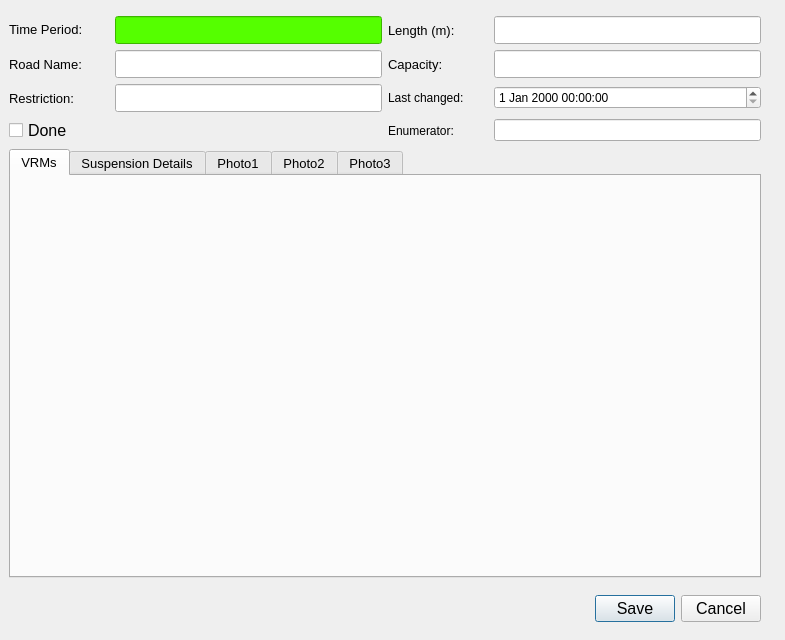
<?xml version="1.0" encoding="UTF-8"?>
<ui version="4.0">
 <class>Dialog</class>
 <widget class="QDialog" name="Dialog">
  <property name="geometry">
   <rect>
    <x>0</x>
    <y>0</y>
    <width>785</width>
    <height>640</height>
   </rect>
  </property>
  <property name="minimumSize">
   <size>
    <width>500</width>
    <height>640</height>
   </size>
  </property>
  <property name="maximumSize">
   <size>
    <width>1024</width>
    <height>1024</height>
   </size>
  </property>
  <property name="font">
   <font>
    <family>Arial</family>
   </font>
  </property>
  <property name="windowTitle">
   <string>Dialog</string>
  </property>
  <property name="sizeGripEnabled">
   <bool>false</bool>
  </property>
  <widget class="QWidget" name="layoutWidget">
   <property name="geometry">
    <rect>
     <x>9</x>
     <y>16</y>
     <width>752</width>
     <height>618</height>
    </rect>
   </property>
   <layout class="QGridLayout" name="gridLayout_11">
    <item row="0" column="0">
     <layout class="QGridLayout" name="gridLayout_3">
      <item row="1" column="3">
       <widget class="QLineEdit" name="Capacity">
        <property name="minimumSize">
         <size>
          <width>140</width>
          <height>28</height>
         </size>
        </property>
       </widget>
      </item>
      <item row="5" column="0">
       <widget class="QCheckBox" name="Done">
        <property name="minimumSize">
         <size>
          <width>100</width>
          <height>25</height>
         </size>
        </property>
        <property name="maximumSize">
         <size>
          <width>1024</width>
          <height>25</height>
         </size>
        </property>
        <property name="font">
         <font>
          <family>Arial</family>
          <pointsize>12</pointsize>
         </font>
        </property>
        <property name="text">
         <string>Done</string>
        </property>
       </widget>
      </item>
      <item row="5" column="3">
       <widget class="QLineEdit" name="Enumerator"/>
      </item>
      <item row="4" column="0">
       <widget class="QLabel" name="label_2">
        <property name="minimumSize">
         <size>
          <width>80</width>
          <height>22</height>
         </size>
        </property>
        <property name="maximumSize">
         <size>
          <width>1024</width>
          <height>22</height>
         </size>
        </property>
        <property name="font">
         <font>
          <family>Arial</family>
          <pointsize>10</pointsize>
         </font>
        </property>
        <property name="text">
         <string>Restriction:</string>
        </property>
       </widget>
      </item>
      <item row="1" column="0">
       <widget class="QLabel" name="label">
        <property name="minimumSize">
         <size>
          <width>100</width>
          <height>22</height>
         </size>
        </property>
        <property name="maximumSize">
         <size>
          <width>1024</width>
          <height>22</height>
         </size>
        </property>
        <property name="font">
         <font>
          <family>Arial</family>
          <pointsize>10</pointsize>
         </font>
        </property>
        <property name="text">
         <string>Road Name:</string>
        </property>
       </widget>
      </item>
      <item row="0" column="1">
       <widget class="QLineEdit" name="SurveyBeatTitle">
        <property name="minimumSize">
         <size>
          <width>250</width>
          <height>28</height>
         </size>
        </property>
        <property name="maximumSize">
         <size>
          <width>1024</width>
          <height>28</height>
         </size>
        </property>
        <property name="font">
         <font>
          <family>Arial</family>
          <pointsize>10</pointsize>
         </font>
        </property>
        <property name="styleSheet">
         <string notr="true">background-color: rgb(85, 255, 0);</string>
        </property>
       </widget>
      </item>
      <item row="0" column="0">
       <widget class="QLabel" name="label_3">
        <property name="minimumSize">
         <size>
          <width>100</width>
          <height>25</height>
         </size>
        </property>
        <property name="maximumSize">
         <size>
          <width>1024</width>
          <height>25</height>
         </size>
        </property>
        <property name="font">
         <font>
          <family>Arial</family>
          <pointsize>10</pointsize>
         </font>
        </property>
        <property name="text">
         <string>Time Period:</string>
        </property>
       </widget>
      </item>
      <item row="4" column="2">
       <widget class="QLabel" name="label_6">
        <property name="text">
         <string>Last changed:</string>
        </property>
       </widget>
      </item>
      <item row="5" column="2">
       <widget class="QLabel" name="label_4">
        <property name="text">
         <string>Enumerator:</string>
        </property>
       </widget>
      </item>
      <item row="4" column="1">
       <widget class="QLineEdit" name="RestrictionDetails">
        <property name="minimumSize">
         <size>
          <width>240</width>
          <height>28</height>
         </size>
        </property>
        <property name="maximumSize">
         <size>
          <width>1024</width>
          <height>28</height>
         </size>
        </property>
        <property name="font">
         <font>
          <family>Arial</family>
          <pointsize>10</pointsize>
         </font>
        </property>
       </widget>
      </item>
      <item row="0" column="3">
       <widget class="QLineEdit" name="RestrictionLength">
        <property name="minimumSize">
         <size>
          <width>140</width>
          <height>28</height>
         </size>
        </property>
        <property name="maximumSize">
         <size>
          <width>1024</width>
          <height>28</height>
         </size>
        </property>
        <property name="font">
         <font>
          <family>Arial</family>
          <pointsize>10</pointsize>
         </font>
        </property>
        <property name="readOnly">
         <bool>true</bool>
        </property>
       </widget>
      </item>
      <item row="0" column="2">
       <widget class="QLabel" name="label_5">
        <property name="minimumSize">
         <size>
          <width>100</width>
          <height>22</height>
         </size>
        </property>
        <property name="maximumSize">
         <size>
          <width>1024</width>
          <height>22</height>
         </size>
        </property>
        <property name="font">
         <font>
          <family>Arial</family>
          <pointsize>10</pointsize>
         </font>
        </property>
        <property name="text">
         <string>Length (m):</string>
        </property>
       </widget>
      </item>
      <item row="4" column="3">
       <widget class="QDateTimeEdit" name="DemandSurveyDateTime"/>
      </item>
      <item row="1" column="1">
       <widget class="QLineEdit" name="RoadName">
        <property name="minimumSize">
         <size>
          <width>220</width>
          <height>28</height>
         </size>
        </property>
        <property name="maximumSize">
         <size>
          <width>1024</width>
          <height>28</height>
         </size>
        </property>
        <property name="font">
         <font>
          <family>Arial</family>
          <pointsize>10</pointsize>
         </font>
        </property>
        <property name="inputMask">
         <string/>
        </property>
        <property name="alignment">
         <set>Qt::AlignJustify|Qt::AlignVCenter</set>
        </property>
        <property name="readOnly">
         <bool>true</bool>
        </property>
        <property name="placeholderText">
         <string/>
        </property>
       </widget>
      </item>
      <item row="1" column="2">
       <widget class="QLabel" name="label_7">
        <property name="font">
         <font>
          <family>Arial</family>
          <pointsize>10</pointsize>
         </font>
        </property>
        <property name="text">
         <string>Capacity:</string>
        </property>
       </widget>
      </item>
     </layout>
    </item>
    <item row="2" column="0">
     <widget class="QDialogButtonBox" name="button_box">
      <property name="minimumSize">
       <size>
        <width>200</width>
        <height>50</height>
       </size>
      </property>
      <property name="font">
       <font>
        <family>Arial</family>
        <pointsize>12</pointsize>
        <weight>50</weight>
        <bold>false</bold>
        <kerning>true</kerning>
       </font>
      </property>
      <property name="orientation">
       <enum>Qt::Horizontal</enum>
      </property>
      <property name="standardButtons">
       <set>QDialogButtonBox::Cancel|QDialogButtonBox::Save</set>
      </property>
      <property name="centerButtons">
       <bool>false</bool>
      </property>
     </widget>
    </item>
    <item row="1" column="0">
     <widget class="QTabWidget" name="Details">
      <property name="sizePolicy">
       <sizepolicy hsizetype="Expanding" vsizetype="Expanding">
        <horstretch>1</horstretch>
        <verstretch>0</verstretch>
       </sizepolicy>
      </property>
      <property name="minimumSize">
       <size>
        <width>750</width>
        <height>425</height>
       </size>
      </property>
      <property name="maximumSize">
       <size>
        <width>1024</width>
        <height>1024</height>
       </size>
      </property>
      <property name="font">
       <font>
        <family>Arial</family>
        <pointsize>10</pointsize>
       </font>
      </property>
      <property name="cursor">
       <cursorShape>IBeamCursor</cursorShape>
      </property>
      <property name="mouseTracking">
       <bool>true</bool>
      </property>
      <property name="acceptDrops">
       <bool>true</bool>
      </property>
      <property name="currentIndex">
       <number>0</number>
      </property>
      <widget class="QWidget" name="Demand">
       <attribute name="title">
        <string>VRMs</string>
       </attribute>
       <layout class="QGridLayout" name="gridLayout_5">
        <item row="0" column="0">
         <layout class="QGridLayout" name="gridLayout_4"/>
        </item>
       </layout>
      </widget>
      <widget class="QWidget" name="Suspension_Details">
       <attribute name="title">
        <string>Suspension Details</string>
       </attribute>
       <layout class="QGridLayout" name="gridLayout_2">
        <item row="0" column="0">
         <widget class="QLabel" name="lbl_NrBaysSuspended">
          <property name="mouseTracking">
           <bool>true</bool>
          </property>
          <property name="acceptDrops">
           <bool>true</bool>
          </property>
          <property name="text">
           <string>Nr Spaces Suspended:</string>
          </property>
          <property name="wordWrap">
           <bool>true</bool>
          </property>
         </widget>
        </item>
        <item row="0" column="1" colspan="2">
         <widget class="QLineEdit" name="NrBaysSuspended">
          <property name="minimumSize">
           <size>
            <width>150</width>
            <height>25</height>
           </size>
          </property>
          <property name="maximumSize">
           <size>
            <width>150</width>
            <height>25</height>
           </size>
          </property>
          <property name="styleSheet">
           <string notr="true">background-color: rgb(85, 255, 0);</string>
          </property>
         </widget>
        </item>
        <item row="1" column="0">
         <widget class="QLabel" name="NrBaysSuspended_2">
          <property name="mouseTracking">
           <bool>true</bool>
          </property>
          <property name="acceptDrops">
           <bool>true</bool>
          </property>
          <property name="text">
           <string>Suspension Reference:</string>
          </property>
          <property name="wordWrap">
           <bool>true</bool>
          </property>
         </widget>
        </item>
        <item row="2" column="0">
         <widget class="QLabel" name="Susp_Reason_Label">
          <property name="mouseTracking">
           <bool>true</bool>
          </property>
          <property name="acceptDrops">
           <bool>true</bool>
          </property>
          <property name="text">
           <string>Reason for Suspension:</string>
          </property>
          <property name="wordWrap">
           <bool>true</bool>
          </property>
         </widget>
        </item>
        <item row="1" column="1" colspan="3">
         <widget class="QLineEdit" name="SuspensionReference">
          <property name="minimumSize">
           <size>
            <width>390</width>
            <height>25</height>
           </size>
          </property>
          <property name="maximumSize">
           <size>
            <width>390</width>
            <height>25</height>
           </size>
          </property>
         </widget>
        </item>
        <item row="2" column="1" colspan="3">
         <widget class="QLineEdit" name="SuspensionReason">
          <property name="minimumSize">
           <size>
            <width>390</width>
            <height>25</height>
           </size>
          </property>
          <property name="maximumSize">
           <size>
            <width>390</width>
            <height>25</height>
           </size>
          </property>
          <property name="font">
           <font>
            <family>Arial</family>
            <pointsize>10</pointsize>
           </font>
          </property>
          <property name="focusPolicy">
           <enum>Qt::ClickFocus</enum>
          </property>
         </widget>
        </item>
        <item row="3" column="0">
         <widget class="QLabel" name="Susp_Reason_Label_2">
          <property name="mouseTracking">
           <bool>true</bool>
          </property>
          <property name="acceptDrops">
           <bool>true</bool>
          </property>
          <property name="text">
           <string>Suspension Notes:</string>
          </property>
          <property name="wordWrap">
           <bool>true</bool>
          </property>
         </widget>
        </item>
        <item row="4" column="0" colspan="4">
         <widget class="QLineEdit" name="SuspensionNotes">
          <property name="minimumSize">
           <size>
            <width>0</width>
            <height>100</height>
           </size>
          </property>
          <property name="font">
           <font>
            <family>Arial</family>
            <pointsize>10</pointsize>
           </font>
          </property>
          <property name="focusPolicy">
           <enum>Qt::ClickFocus</enum>
          </property>
          <property name="alignment">
           <set>Qt::AlignLeading|Qt::AlignLeft|Qt::AlignTop</set>
          </property>
         </widget>
        </item>
       </layout>
      </widget>
      <widget class="QWidget" name="Photos_01">
       <attribute name="title">
        <string>Photo1</string>
       </attribute>
       <layout class="QGridLayout" name="gridLayout_8"/>
      </widget>
      <widget class="QWidget" name="Photos_02">
       <attribute name="title">
        <string>Photo2</string>
       </attribute>
       <layout class="QGridLayout" name="gridLayout_7"/>
      </widget>
      <widget class="QWidget" name="Photos_03">
       <attribute name="title">
        <string>Photo3</string>
       </attribute>
       <layout class="QGridLayout" name="gridLayout"/>
      </widget>
     </widget>
    </item>
   </layout>
  </widget>
 </widget>
 <tabstops>
  <tabstop>RoadName</tabstop>
  <tabstop>button_box</tabstop>
  <tabstop>RestrictionDetails</tabstop>
  <tabstop>SurveyBeatTitle</tabstop>
  <tabstop>RestrictionLength</tabstop>
  <tabstop>Details</tabstop>
  <tabstop>NrBaysSuspended</tabstop>
  <tabstop>SuspensionReference</tabstop>
 </tabstops>
 <resources/>
 <connections>
  <connection>
   <sender>button_box</sender>
   <signal>accepted()</signal>
   <receiver>Dialog</receiver>
   <slot>accept()</slot>
   <hints>
    <hint type="sourcelabel">
     <x>194</x>
     <y>558</y>
    </hint>
    <hint type="destinationlabel">
     <x>299</x>
     <y>299</y>
    </hint>
   </hints>
  </connection>
  <connection>
   <sender>button_box</sender>
   <signal>rejected()</signal>
   <receiver>Dialog</receiver>
   <slot>reject()</slot>
   <hints>
    <hint type="sourcelabel">
     <x>109</x>
     <y>607</y>
    </hint>
    <hint type="destinationlabel">
     <x>384</x>
     <y>319</y>
    </hint>
   </hints>
  </connection>
 </connections>
</ui>
